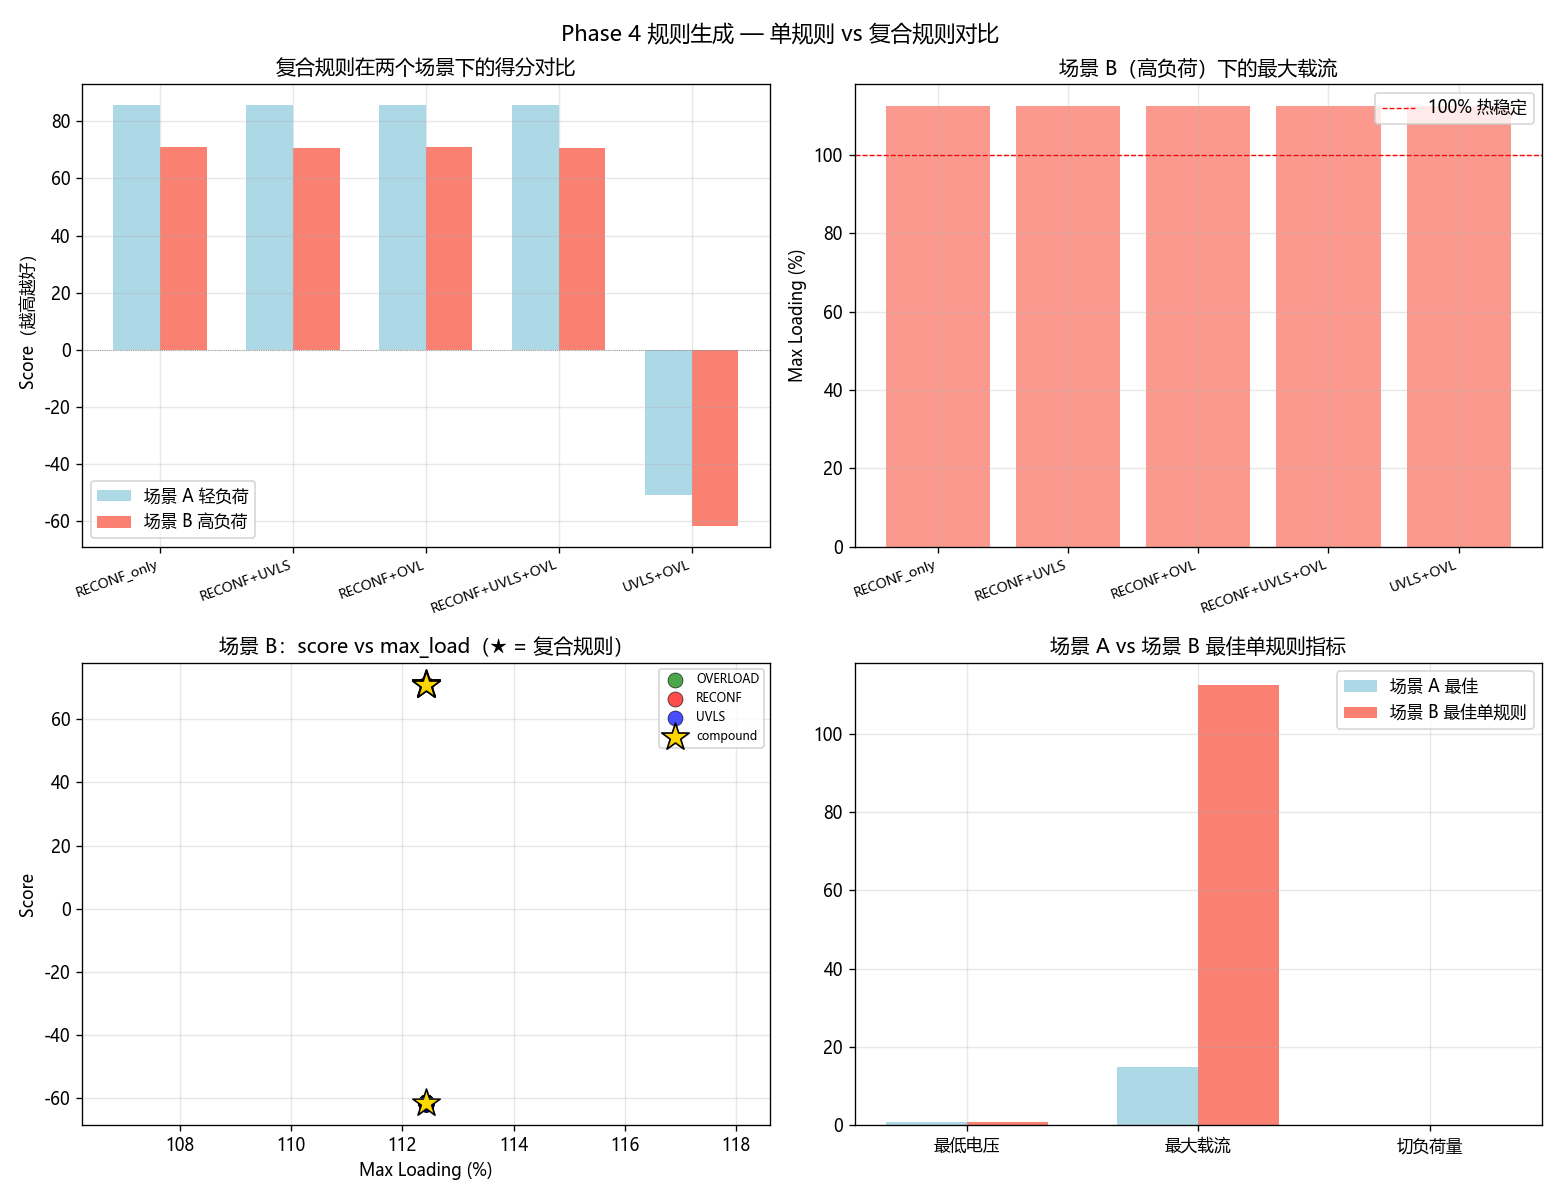

Python code for this plot:
# -*- coding: utf-8 -*-
"""
实验七：规则生成（Phase 4 验证）
================================================
目标：在辐射状 feeder 上枚举候选规则，仿真评估打分，输出 top-N 规则

拓扑：5-bus 双馈线 + TIE（radial_feeder.py）
场景：S01 跳闸后 F1B 失电

候选空间：
  UVLS:    V<{0.90,0.92,0.94,0.96} -> shed {10,20,30,50}% @ *
           = 16 条
  OVERLOAD: loading>{110,130,150,170}% -> shed {5,10,20}% @ *
           = 12 条
  RECONF:  blackout -> close TIE
           = 1 条
  共 29 条候选

评分：综合最低电压、最大载流、失电时长、损耗、切负荷量
排名：score 降序

运行：
  gridcal-env/Scripts/python.exe lab_scripts/exp07_rule_generation.py
"""

import warnings
warnings.filterwarnings("ignore")

import numpy as np
import pandas as pd
import matplotlib
matplotlib.use("Agg")
import matplotlib.pyplot as plt
import matplotlib.font_manager as fm

for cand in ("Microsoft YaHei", "SimHei", "Noto Sans CJK SC", "Arial Unicode MS"):
    if any(cand in f.name for f in fm.fontManager.ttflist):
        plt.rcParams["font.sans-serif"] = [cand]
        break
plt.rcParams["axes.unicode_minus"] = False

from event_sim import make_schedule
from rule_generator import (
    Scenario, RuleSpec,
    gen_uvls_candidates, gen_overload_candidates, gen_reconf_candidates,
    run_search,
)
from radial_feeder import build_radial_feeder, LN_S01, LN_TIE, BUS_F1B


def grid_factory():
    """每次评估都返回新 feeder（避免状态污染）。"""
    return build_radial_feeder()


def heavy_grid_factory():
    """高负荷 + 低线路限额版本：转供后会过载，触发复合规则需求。"""
    return build_radial_feeder(load_p=10.0, load_q=3.5, line_rate=12.0)


def main():
    # 两个场景对比：常规 vs 高负荷（后者需要复合规则）
    scenario = Scenario(
        name="S01_trip_light",
        duration=40.0,
        schedule=make_schedule(
            (5.0,  "line_trip",  LN_S01),
            (30.0, "line_close", LN_S01),
            (30.0, "line_trip",  LN_TIE),
        ),
        grid_factory=grid_factory,
    )

    scenario_heavy = Scenario(
        name="S01_trip_heavy",
        duration=40.0,
        schedule=make_schedule(
            (5.0,  "line_trip",  LN_S01),
            (30.0, "line_close", LN_S01),
            (30.0, "line_trip",  LN_TIE),
        ),
        grid_factory=heavy_grid_factory,
    )

    # ---- 生成候选规则
    print("=" * 60)
    print("生成候选规则...")
    print("=" * 60)
    specs = []
    specs += gen_uvls_candidates(
        v_thresholds=(0.90, 0.92, 0.94, 0.96),
        shed_fractions=(0.1, 0.2, 0.3, 0.5),
    )
    specs += gen_overload_candidates(
        load_thresholds=(110.0, 130.0, 150.0, 170.0),
        shed_fractions=(0.05, 0.10, 0.20),
    )
    specs += gen_reconf_candidates(tie_switches=(LN_TIE,))
    print(f"  UVLS 候选: 16")
    print(f"  OVERLOAD 候选: 12")
    print(f"  RECONF 候选: 1")
    print(f"  合计: {len(specs)} 条")

    # ---- 评估搜索
    print("\n" + "=" * 60)
    print("开始枚举评估...")
    print("=" * 60)
    df, baseline = run_search(scenario, specs, baseline_grid_factory=grid_factory,
                              top_n=10, verbose=True)

    # ---- 复合规则测试（场景 A：轻负荷）
    print("\n" + "=" * 60)
    print("复合规则评估（场景 A：轻负荷）")
    print("=" * 60)
    from rule_generator import evaluate_compound, RuleSpec

    top_reconf = next(s for s in specs if s.family == "RECONF")
    top_uvls = df[df["family"] == "UVLS"].iloc[0]
    top_ovl = df[df["family"] == "OVERLOAD"].iloc[0]
    best_uvls_spec = next(s for s in specs if s.name == top_uvls["name"])
    best_ovl_spec = next(s for s in specs if s.name == top_ovl["name"])

    compounds = [
        ("RECONF_only", [top_reconf]),
        ("RECONF+UVLS", [top_reconf, best_uvls_spec]),
        ("RECONF+OVL", [top_reconf, best_ovl_spec]),
        ("RECONF+UVLS+OVL", [top_reconf, best_uvls_spec, best_ovl_spec]),
        ("UVLS+OVL", [best_uvls_spec, best_ovl_spec]),
    ]

    compound_rows = []
    for name, spec_list in compounds:
        score, m = evaluate_compound(spec_list, scenario, compound_name=name)
        row = {"name": name, "family": "COMPOUND", "score": score,
               "description": "+".join(s.name for s in spec_list), **m}
        compound_rows.append(row)
        print(f"  {name:<20s}  score={score:8.2f}  min_v={m.get('min_v', 0):.4f}  "
              f"max_load={m.get('max_load', 0):5.1f}%  blackout={m.get('blackout_steps', 0):2d}")

    # 把复合规则结果加入总表
    df_all = pd.concat([df, pd.DataFrame(compound_rows)], ignore_index=True)
    df_all = df_all.sort_values("score", ascending=False).reset_index(drop=True)
    df_all["rank"] = df_all.index + 1

    print("\n合并排名（单规则 + 复合规则，场景 A）：")
    cols = ["rank", "family", "score", "min_v", "max_load", "blackout_steps", "name"]
    print(df_all[cols].head(10).to_string(index=False))

    # ---- 场景 B：高负荷 —— 复合规则应能胜过单规则
    print("\n" + "=" * 60)
    print("场景 B：高负荷（每条馈线 6MW，TIE 转供会过载）")
    print("=" * 60)
    df_heavy, baseline_heavy = run_search(scenario_heavy, specs,
                                          baseline_grid_factory=heavy_grid_factory,
                                          top_n=5, verbose=False)

    compound_rows_heavy = []
    for name, spec_list in compounds:
        score, m = evaluate_compound(spec_list, scenario_heavy, compound_name=name)
        row = {"name": name, "family": "COMPOUND", "score": score,
               "description": "+".join(s.name for s in spec_list), **m}
        compound_rows_heavy.append(row)
        print(f"  {name:<20s}  score={score:8.2f}  min_v={m.get('min_v', 0):.4f}  "
              f"max_load={m.get('max_load', 0):5.1f}%  blackout={m.get('blackout_steps', 0):2d}")

    df_heavy_all = pd.concat([df_heavy, pd.DataFrame(compound_rows_heavy)],
                             ignore_index=True)
    df_heavy_all = df_heavy_all.sort_values("score", ascending=False).reset_index(drop=True)
    df_heavy_all["rank"] = df_heavy_all.index + 1

    print("\n场景 B 合并排名（前 8）：")
    print(df_heavy_all[["rank", "family", "score", "min_v", "max_load",
                        "blackout_steps", "name"]].head(8).to_string(index=False))

    # ---- 按 family 分组看
    print("\n" + "=" * 60)
    print("按 family 聚合")
    print("=" * 60)
    fam = df.groupby("family").agg(
        count=("name", "size"),
        mean_score=("score", "mean"),
        best_score=("score", "max"),
        best_rule=("name", lambda s: df.loc[df["score"].iloc[s.index].idxmax(), "name"]
                   if len(s) > 0 else ""),
        best_min_v=("min_v", "max"),
        best_blackout=("blackout_steps", "min"),
    )
    print(fam.to_string())

    # ---- 画图：候选规则得分分布
    fig, axes = plt.subplots(2, 2, figsize=(13, 10))
    fig.suptitle("Phase 4 规则生成 — 单规则 vs 复合规则对比", fontsize=13)

    # 左上：单规则 vs 复合规则 在两个场景下的得分
    ax = axes[0, 0]
    cmp_names = [r["name"] for r in compound_rows]
    cmp_scores_A = [r["score"] for r in compound_rows]
    cmp_scores_B = [r["score"] for r in compound_rows_heavy]
    x = np.arange(len(cmp_names))
    w = 0.35
    ax.bar(x - w/2, cmp_scores_A, w, label="场景 A 轻负荷", color="lightblue")
    ax.bar(x + w/2, cmp_scores_B, w, label="场景 B 高负荷", color="salmon")
    ax.set_xticks(x)
    ax.set_xticklabels(cmp_names, rotation=20, ha="right", fontsize=8)
    ax.set_ylabel("Score（越高越好）")
    ax.set_title("复合规则在两个场景下的得分对比")
    ax.legend()
    ax.grid(True, alpha=0.3)
    ax.axhline(0, color="gray", ls=":", lw=0.5)

    # 右上：场景 B 的 max_load（关键差异点）
    ax = axes[0, 1]
    cmp_loads_B = [r.get("max_load", 0) for r in compound_rows_heavy]
    ax.bar(x, cmp_loads_B, color="salmon", alpha=0.8)
    ax.axhline(100, color="r", ls="--", lw=0.8, label="100% 热稳定")
    ax.set_xticks(x)
    ax.set_xticklabels(cmp_names, rotation=20, ha="right", fontsize=8)
    ax.set_ylabel("Max Loading (%)")
    ax.set_title("场景 B（高负荷）下的最大载流")
    ax.legend()
    ax.grid(True, alpha=0.3)

    # 左下：场景 B 各单规则得分
    ax = axes[1, 0]
    fam_color = {"UVLS": "blue", "OVERLOAD": "green", "RECONF": "red"}
    for fam, sub in df_heavy.groupby("family"):
        ax.scatter(sub["max_load"], sub["score"], c=fam_color[fam],
                   label=fam, s=80, alpha=0.7, edgecolors="black", lw=0.5)
    # 复合规则用大星标
    for r in compound_rows_heavy:
        ax.scatter(r.get("max_load", 0), r["score"], c="gold", marker="*",
                   s=300, edgecolors="black", lw=1.0,
                   label="compound" if r["name"] == cmp_names[0] else None)
    ax.set_xlabel("Max Loading (%)")
    ax.set_ylabel("Score")
    ax.set_title("场景 B：score vs max_load（★ = 复合规则）")
    ax.legend(fontsize=7)
    ax.grid(True, alpha=0.3)

    # 右下：场景 A vs B 同一规则名对比
    ax = axes[1, 1]
    a_keys = ["min_v", "max_load", "shed_mw"]
    a_labels = ["最低电压", "最大载流", "切负荷量"]
    A_metrics = {k: df.iloc[0].get(k, 0) for k in a_keys}
    # 找场景 B 中最佳单规则
    best_B_single = df_heavy[df_heavy["family"] != "COMPOUND"].iloc[0]
    B_metrics = {k: best_B_single.get(k, 0) for k in a_keys}
    x2 = np.arange(len(a_keys))
    w2 = 0.35
    A_vals = [A_metrics[k] for k in a_keys]
    B_vals = [B_metrics[k] for k in a_keys]
    ax.bar(x2 - w2/2, A_vals, w2, label="场景 A 最佳", color="lightblue")
    ax.bar(x2 + w2/2, B_vals, w2, label="场景 B 最佳单规则", color="salmon")
    ax.set_xticks(x2)
    ax.set_xticklabels(a_labels)
    ax.set_title("场景 A vs 场景 B 最佳单规则指标")
    ax.legend()
    ax.grid(True, alpha=0.3)

    plt.tight_layout()
    out = "lab_scripts/exp07_rule_generation.png"
    plt.savefig(out, dpi=120)
    print(f"\n图已保存到 {out}")

    # ---- 保存结果到 CSV
    csv_out = "lab_scripts/exp07_results.csv"
    df_all.to_csv(csv_out, index=False, encoding="utf-8-sig")
    print(f"\n场景 A 完整结果已保存到 {csv_out}")

    csv_out_B = "lab_scripts/exp07_results_heavy.csv"
    df_heavy_all.to_csv(csv_out_B, index=False, encoding="utf-8-sig")
    print(f"场景 B 完整结果已保存到 {csv_out_B}")

    # ---- 结论
    print("\n" + "=" * 60)
    print("结论")
    print("=" * 60)
    print("\n【场景 A：轻负荷】")
    top_A = df_all.iloc[0]
    print(f"  最佳规则: {top_A['name']}  (score={top_A['score']:.2f})")
    print(f"  最低电压 {top_A['min_v']:.4f} pu, 最大载流 {top_A['max_load']:.1f}%, 失电 {top_A['blackout_steps']} 步")

    print("\n【场景 B：高负荷（每馈线 6MW）】")
    top_B = df_heavy_all.iloc[0]
    print(f"  最佳规则: {top_B['name']}  (score={top_B['score']:.2f})")
    print(f"  最低电压 {top_B['min_v']:.4f} pu, 最大载流 {top_B['max_load']:.1f}%, 失电 {top_B['blackout_steps']} 步")

    print("\n【关键发现】")
    if df_heavy_all.iloc[0]["family"] == "COMPOUND":
        print("  ✓ 场景 B 中复合规则胜过所有单规则（高负荷下需要 RECONF + 切负荷双管齐下）")
    else:
        print("  - 本场景下最佳仍是单规则；可考虑更复杂场景或更细的候选动作")


if __name__ == "__main__":
    main()
